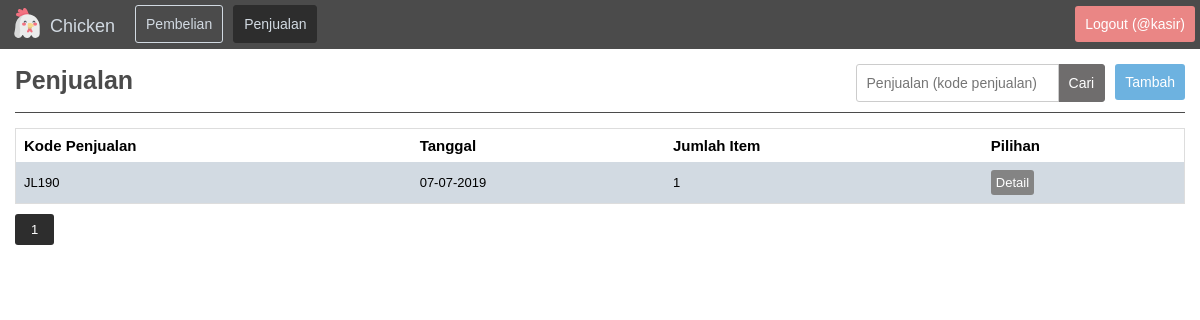
/?folder=penjualan&file=index (signed in), run on the app's committed database.
### tables this page shows
CREATE TABLE `tabel_penjualan` (
  `kolom_kode_penjualan` char(5) NOT NULL,
  `kolom_tanggal_penjualan` date NOT NULL,
  `kolom_kode_admin` char(4) NOT NULL,
  `kolom_uang_tunai` int(11) NOT NULL
);

### page/penjualan/index.php (the view, shortened to what this page needs)
<?php
	$pencarian			=	isset($_GET["pencarian"]) ? $_GET["pencarian"] : false;
	if ($pencarian) {
		$url_pencarian 	=	"&pencarian=$pencarian";
		$where 			=	"WHERE kolom_kode_penjualan LIKE '%$pencarian%'";
	}
	else {
		$url_pencarian 	=	"";
		$where 			=	"";
	}
	$pagination			=	isset($_GET["pagination"]) ? $_GET["pagination"] : 1;
	$data_per_halaman	=	10;
	$mulai_dari 		=	($pagination - 1) * $data_per_halaman;
	$sql1				=	mysqli_query($koneksi, 	"
														SELECT * FROM
															tabel_penjualan
															$where
														ORDER BY
															kolom_kode_penjualan
														DESC
														LIMIT
															$mulai_dari, $data_per_halaman
													")
													or die ("
														<div class='alert'>
															sql1 error<br>
															".mysqli_errno($koneksi)." - ".mysqli_error($koneksi)."
														</div>
													");
	$sqlTotal 			=	mysqli_query($koneksi,"SELECT * FROM tabel_penjualan $where");
?>
<div class="header">
	<h1>Penjualan</h1>
	<a href="<?php echo base_url."?folder=penjualan&file=tambah"; ?>" class="tambah">Tambah</a>
	<form method="get" name="formPencarianPenjualan">
		<button type="submit">Cari</button>
		<input type="text" name="pencarian" value="<?php echo $pencarian; ?>" placeholder="Penjualan (kode penjualan)">
	</form>
</div>
<?php if (mysqli_num_rows($sql1)==0) { ?>
	<div class="alert">
		Tidak ada data penjualan
	</div>
<?php } else { ?>
	<div class="table-responsive">
		<table>
			<tr>
				<th>Kode Penjualan</th>
				<th>Tanggal</th>
				<th>Jumlah Item</th>
				<th>Pilihan</th>
			</tr>
			<?php while ($row1 = mysqli_fetch_array($sql1)) { ?>
				<?php
					$kode 	=	$row1["kolom_kode_penjualan"];
					$sql2	=	mysqli_query($koneksi, 	"
															SELECT COUNT(*) AS
																jumlah_item
															FROM
																tabel_item_menu
															WHERE
																kolom_kode_penjualan='$kode'
														")
														or die ("
																	<div class='alert'>
																		sql2 error<br>
																		".mysqli_errno($koneksi)." - ".mysqli_error($koneksi)."
																	</div>
																");
					$row2 	=	mysqli_fetch_array($sql2);
				?>
				<tr>
					<td><?php echo $row1["kolom_kode_penjualan"]; ?></td>
					<td><?php echo format_tanggal($row1["kolom_tanggal_penjualan"]); ?></td>
					<td><?php echo $row2["jumlah_item"]; ?></td>
					<td>
						<a href="<?php echo base_url."?folder=penjualan&file=detail&kode_penjualan=$row1[kolom_kode_penjualan]"; ?>" class="detail">
							Detail
						</a>
					</td>
				</tr>
			<?php } ?>
		</table>
	</div>
	<?php echo pagination($sqlTotal, $data_per_halaman, $pagination, "?folder=penjualan&file=index$url_pencarian"); ?>
<?php } ?>

### css/style.css (style rules this page uses)
body { margin: 0; padding: 0; font-family: arial; }

### css/main.css (style rules this page uses)
.main .header { overflow: hidden; border-bottom: 1px solid #4b4b4b; }
.main .header h1 { float: left; color: #4b4b4b; font-size: 25px; }
.main .header form { float: right; }
.main .header input[type=text] { padding: 10px; margin: 5px 0px 5px 5px; font-size: 14px; border-top-left-radius: 3px; border-bottom-left-radius: 3px; float: right; position: relative; top: 10px; border: 1px solid #ccc; }
.main .header button { padding: 10px; margin: 5px 5px 5px -1px; font-size: 14px; border-top-right-radius: 3px; border-bottom-right-radius: 3px; float: right; position: relative; top: 10px; border: 1px solid #6f6d6d; cursor: pointer; background-color: #6f6d6d; color: #fff; }
.main .header a { color: #fff; text-align: center; padding: 10px; margin: 5px 0px 5px 5px; text-decoration: none; font-size: 14px; border-radius: 3px; background-color: #6db2e0; float: right; position: relative; top: 10px; }

### css/table.css (style rules this page uses)
.table-responsive { overflow-x: auto; margin-top: 15px; }
table { border-collapse: collapse; border-spacing: 0; width: 100%; border: 1px solid #ddd; }
th, td { text-align: left; padding: 8px; }
th { font-size: 15px; }
td { font-size: 13px; }
tr:nth-child(even) { background-color: #d2dae2; }
table .detail { text-decoration: none; background-color: #848484; padding: 5px; color: #fff; float: left; border-radius: 3px; margin-right: 5px; }

### data on the page
tabel_penjualan: kolom_kode_penjualan "JL190", kolom_tanggal_penjualan "07-07-2019", jumlah_item "1"

### other printed values
$session_username "kasir"
